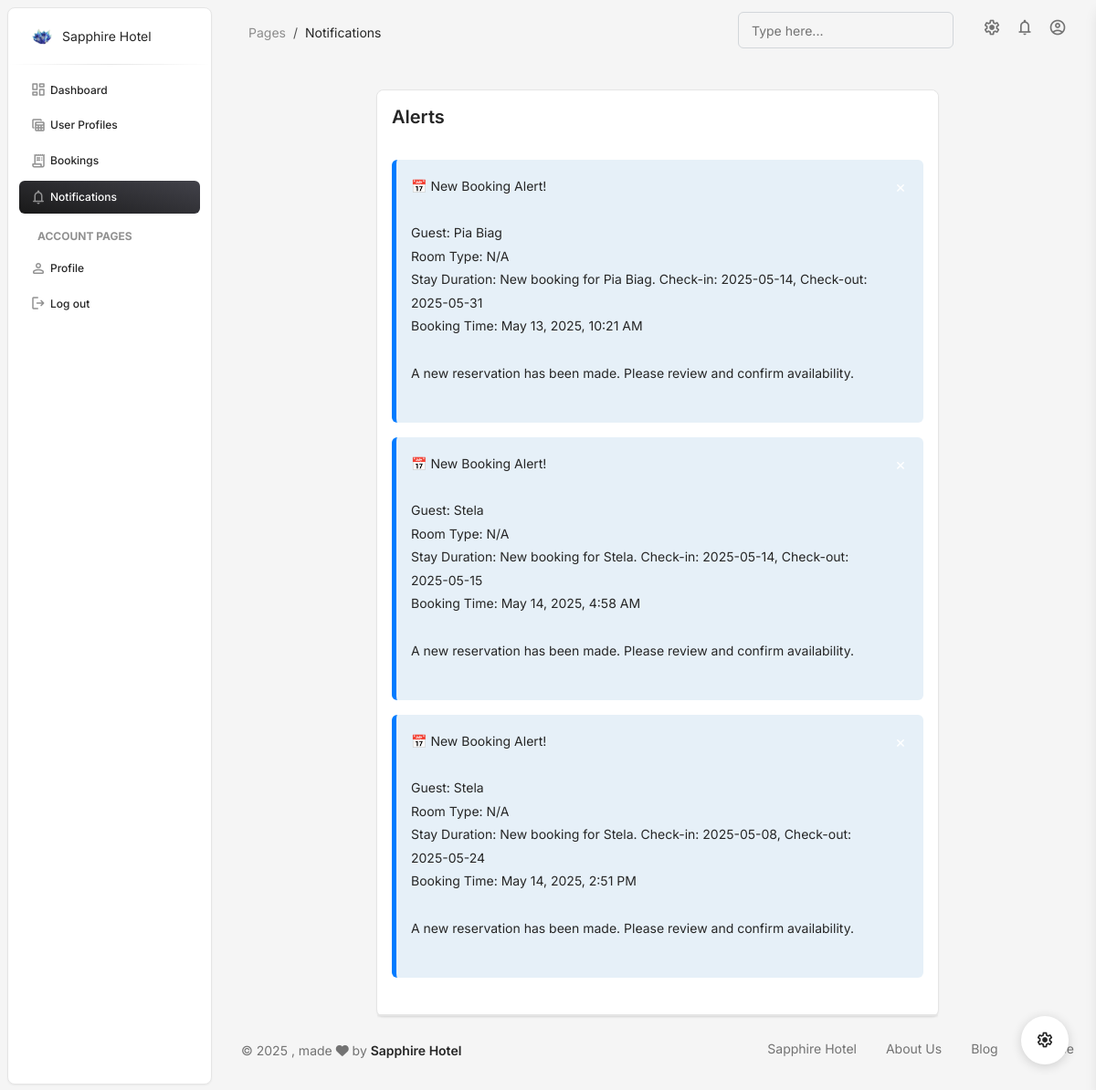
The page /frontend/material-dashboard-master/pages/notifications.php (signed in) on the database its author committed.
### tables this page shows
CREATE TABLE `notifications` (
  `notification_id` int(11) NOT NULL,
  `user_id` int(11) NOT NULL,
  `title` varchar(255) NOT NULL,
  `message` text NOT NULL,
  `type` enum('booking','general') NOT NULL,
  `created_at` timestamp NOT NULL DEFAULT current_timestamp(),
  `name` varchar(100) NOT NULL,
  `room_type` varchar(255) DEFAULT NULL
);

### frontend/material-dashboard-master/pages/notifications.php (the view, shortened to what this page needs)
<?php
$servername = "localhost";
$username = "root";
$password = "";
$dbname = "sapphire_hotel";
$conn = new mysqli($servername, $username, $password, $dbname);
$sql = "SELECT * FROM notifications";
$result = $conn->query($sql);
$notifications = [];
if ($result->num_rows > 0) {
    while($row = $result->fetch_assoc()) {
        $notifications[] = $row;
    }
} else {
    $notifications = [];
}
?>
<!DOCTYPE html>
<html lang="en">
  <head>
    <link href="../assets/css/nucleo-icons.css" rel="stylesheet" />
    <link href="../assets/css/nucleo-svg.css" rel="stylesheet" />
    <link
      id="pagestyle"
      href="../assets/css/material-dashboard.css?v=3.2.0"
      rel="stylesheet"
    />
  </head>
  <body class="g-sidenav-show bg-gray-100">
    <aside
      class="sidenav navbar navbar-vertical navbar-expand-xs border-radius-lg fixed-start ms-2 bg-white my-2"
      id="sidenav-main"
    >
      <div class="sidenav-header">
        <a
          class="navbar-brand px-4 py-3 m-0"
          target="_blank"
        >
          <img
            src="../assets/img/logos/sh icon.png"
            class="navbar-brand-img"
            width="26"
            height="26"
            alt="main_logo"
          />
          <span class="ms-1 text-sm text-dark">Sapphire Hotel</span>
        </a>
      </div>
      <hr class="horizontal dark mt-0 mb-2" />
      <div class="collapse navbar-collapse w-auto" id="sidenav-collapse-main">
        <ul class="navbar-nav">
          <li class="nav-item">
            <a class="nav-link text-dark" href="../pages/dashboard.php">
              <i class="material-symbols-rounded opacity-5">dashboard</i>
              <span class="nav-link-text ms-1">Dashboard</span>
            </a>
          </li>
          <li class="nav-item">
            <a class="nav-link text-dark" href="../pages/tables.php">
              <i class="material-symbols-rounded opacity-5">table_view</i>
              <span class="nav-link-text ms-1">User Profiles</span>
            </a>
          </li>
          <li class="nav-item">
            <a class="nav-link text-dark" href="../pages/bookings.php">
              <i class="material-symbols-rounded opacity-5">receipt_long</i>
              <span class="nav-link-text ms-1">Bookings</span>
            </a>
          </li>
          <li class="nav-item">
            <a
              class="nav-link active bg-gradient-dark text-white"
              href="../pages/notifications.php"
            >
              <i class="material-symbols-rounded opacity-5">notifications</i>
              <span class="nav-link-text ms-1">Notifications</span>
            </a>
          </li>
          <li class="nav-item mt-3">
            <h6
              class="ps-4 ms-2 text-uppercase text-xs text-dark font-weight-bolder opacity-5"
            >
              Account pages
            </h6>
          </li>
          <li class="nav-item">
            <a class="nav-link text-dark" href="../pages/profile.php">
              <i class="material-symbols-rounded opacity-5">person</i>
              <span class="nav-link-text ms-1">Profile</span>
            </a>
          </li>
          <li class="nav-item">
          <a class="nav-link text-dark" href="../pages/logout.php">
            <i class="material-symbols-rounded opacity-5">logout</i>
            <span class="nav-link-text ms-1">Log out</span>
          </a>
        </ul>
      </div>
    </aside>
    <main
      class="main-content position-relative max-height-vh-100 h-100 border-radius-lg"
    >
      <nav
        class="navbar navbar-main navbar-expand-lg px-0 mx-3 shadow-none border-radius-xl"
        id="navbarBlur"
        data-scroll="true"
      >
        <div class="container-fluid py-1 px-3">
          <nav aria-label="breadcrumb">
            <ol
              class="breadcrumb bg-transparent mb-0 pb-0 pt-1 px-0 me-sm-6 me-5"
            >
              <li class="breadcrumb-item text-sm">
                <a class="opacity-5 text-dark" href="javascript:;">Pages</a>
              </li>
              <li
                class="breadcrumb-item text-sm text-dark active"
                aria-current="page"
              >
                Notifications
              </li>
            </ol>
          </nav>
          <div
            class="collapse navbar-collapse mt-sm-0 mt-2 me-md-0 me-sm-4"
            id="navbar"
          >
            <div class="ms-md-auto pe-md-3 d-flex align-items-center">
              <div class="input-group input-group-outline">
                <label class="form-label">Type here...</label>
                <input type="text" class="form-control" />
              </div>
            </div>
            <ul
              class="navbar-nav d-flex align-items-center justify-content-end"
            >
              <li class="nav-item px-3 d-flex align-items-center">
                <a href="javascript:;" class="nav-link text-body p-0">
                  <i class="material-symbols-rounded fixed-plugin-button-nav"
                    >settings</i
                  >
                </a>
              </li>
              <li class="nav-item dropdown pe-3 d-flex align-items-center">
                <a
                  href="javascript:;"
                  class="nav-link text-body p-0"
                  id="dropdownMenuButton"
                  data-bs-toggle="dropdown"
                  aria-expanded="false"
                >
                  <i class="material-symbols-rounded">notifications</i>
                </a>
              </li>
              <li class="nav-item d-flex align-items-center">
                <a
                  href="../pages/profile.php"
                  class="nav-link text-body font-weight-bold px-0"
                >
                  <i class="material-symbols-rounded">account_circle</i>
                </a>
              </li>
            </ul>
          </div>
        </div>
      </nav>
      <div class="container-fluid py-2">
        <div class="row">
          <div class="col-lg-8 col-md-10 mx-auto">
            <div class="card mt-4">
              <div class="card-header p-3">
                <h5 class="mb-0">Alerts</h5>
              </div>
                <div class="card-body p-3 pb-0">
  <?php foreach ($notifications as $notification): ?>
    <?php
      $formatted_message = "📅 New Booking Alert!\n\n";
      $formatted_message .= "Guest: " . $notification['name'] . "\n";
      $formatted_message .= "Room Type: " . ($notification['room_type'] ? $notification['room_type'] : 'N/A') . "\n";
      $formatted_message .= "Stay Duration: " . $notification['message'] . "\n";
      $formatted_message .= "Booking Time: " . date("F j, Y, g:i A", strtotime($notification['created_at'])) . "\n\n";
      $formatted_message .= "A new reservation has been made. Please review and confirm availability.\n\n";
    ?>
    <div class="alert alert-dismissible text-dark" style="background-color: #e6f0f8; border-left: 5px solid #007bff;" role="alert">
      <span class="text-sm"><?= nl2br(htmlspecialchars($formatted_message)) ?></span>
      <button
        type="button"
        class="btn-close text-lg py-3 opacity-10"
        data-bs-dismiss="alert"
        aria-label="Close"
      >
        <span aria-hidden="true">&times;</span>
      </button>
    </div>
  <?php endforeach; ?>
</div>
            <div class="card mt-4">
            </div>
          </div>
        </div>
        <footer class="footer py-4">
          <div class="container-fluid">
            <div class="row align-items-center justify-content-lg-between">
              <div class="col-lg-6 mb-lg-0 mb-4">
                <div
                  class="copyright text-center text-sm text-muted text-lg-start"
                >
                  ©
                  , made <i class="fa fa-heart"></i> by
                  <a
                    class="font-weight-bold"
                    target="_blank"
                    >Sapphire Hotel</a
                  >
                </div>
              </div>
              <div class="col-lg-6">
                <ul
                  class="nav nav-footer justify-content-center justify-content-lg-end"
                >
                  <li class="nav-item">
                    <a
                      class="nav-link text-muted"
                      target="_blank"
                      >Sapphire Hotel</a
                    >
                  </li>
                  <li class="nav-item">
                    <a
                      class="nav-link text-muted"
                      target="_blank"
                      >About Us</a
                    >
                  </li>
                  <li class="nav-item">
                    <a
                      class="nav-link text-muted"
                      target="_blank"
                      >Blog</a
                    >
                  </li>
                  <li class="nav-item">
                    <a
                      class="nav-link pe-0 text-muted"
                      target="_blank"
                      >License</a
                    >
                  </li>
                </ul>
              </div>
            </div>
          </div>
        </footer>
      </div>
    </main>
    <div class="fixed-plugin">
      <a class="fixed-plugin-button text-dark position-fixed px-3 py-2">
        <i class="material-symbols-rounded py-2">settings</i>
      </a>
    </div>
  </body>
</html>

### rows shown on the page
notifications: formatted_message "📅 New Booking Alert! Guest: Pia Biag Room Type: N/A Stay Duration: New booking for Pia Biag. Check-in: 2025-05-14, Check-out: 2025-05-31 Booking Time: May 13, 2025, 10:21 AM A new reservation has been made. Please review and confirm availability."
notifications: formatted_message "📅 New Booking Alert! Guest: Stela Room Type: N/A Stay Duration: New booking for Stela. Check-in: 2025-05-14, Check-out: 2025-05-15 Booking Time: May 14, 2025, 4:58 AM A new reservation has been made. Please review and confirm availability."
notifications: formatted_message "📅 New Booking Alert! Guest: Stela Room Type: N/A Stay Duration: New booking for Stela. Check-in: 2025-05-08, Check-out: 2025-05-24 Booking Time: May 14, 2025, 2:51 PM A new reservation has been made. Please review and confirm availability."
